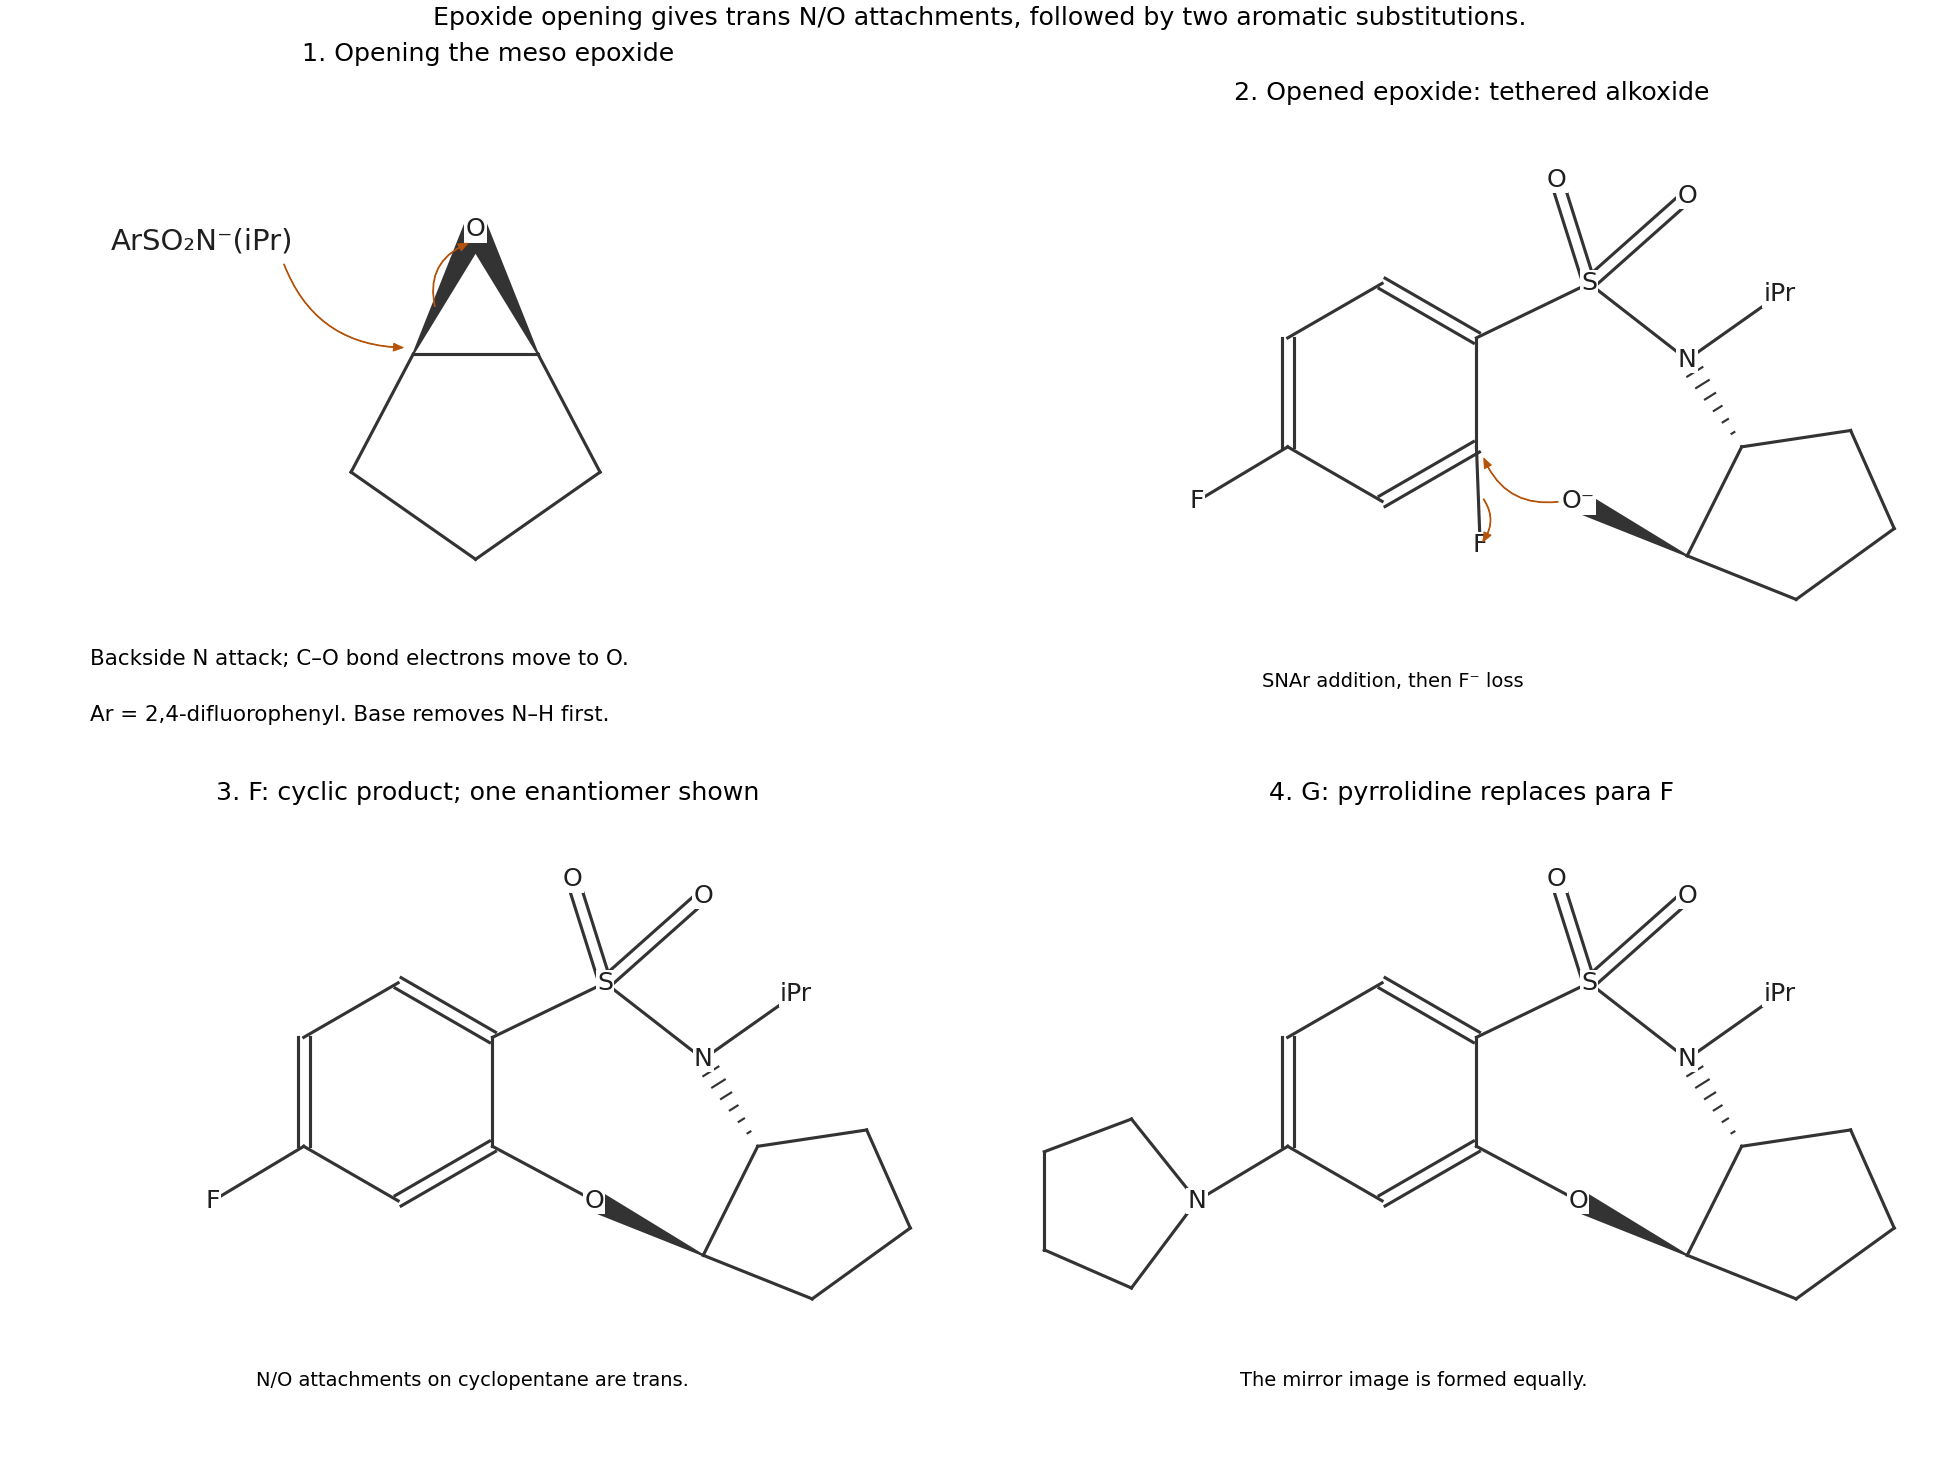

Source code (Python):
"""Original three-stage epoxide-opening/SNAr cascade; output to cwd."""
from pathlib import Path
import sys
sys.path.insert(0,str(Path(__file__).resolve().parents[2]))
import matplotlib.pyplot as plt
from tools.chemistry_diagram import *
fig,axs=plt.subplots(2,2,figsize=(14,10.5),layout='constrained',facecolor='white')
ax=axs.flat[0]
C1=(0,.3);C2=(1,.3);epoxyO=(.5,1.3)
ring(ax,[C1,C2,(1.5,-.65),(.5,-1.35),(-.5,-.65)])
wedge(ax,C1,epoxyO);wedge(ax,C2,epoxyO);atom(ax,epoxyO,'O')
atom(ax,(-1.7,1.2),'ArSO₂N⁻(iPr)',size=15)
curly(ax,(-1.05,1.05),(-.05,.35),.35)
curly(ax,(.18,.65),(.47,1.2),-.45)
ax.text(-2.6,-2.2,'Backside N attack; C–O bond electrons move to O.',fontsize=11)
ax.text(-2.6,-2.65,'Ar = 2,4-difluorophenyl. Base removes N–H first.',fontsize=11)
finish(ax,(-3,4.2),(-3,2.5),'1. Opening the meso epoxide')
for ax,stage,title in zip(list(axs.flat)[1:],[0,1,2],['2. Opened epoxide: tethered alkoxide','3. F: cyclic product; one enantiomer shown','4. G: pyrrolidine replaces para F']):
 r=[(0,1),(.866,.5),(.866,-.5),(0,-1),(-.866,-.5),(-.866,.5)];ring(ax,r,{0:2,2:2,4:2})
 S=(1.9,1);N=(2.8,.3);C1=(3.3,-.5);C2=(2.8,-1.5);O=(1.8,-1)
 bond(ax,r[1],S);atom(ax,S,'S');bond(ax,S,(1.6,1.95),2);atom(ax,(1.6,1.95),'O');bond(ax,S,(2.8,1.8),2);atom(ax,(2.8,1.8),'O');bond(ax,S,N);atom(ax,N,'N');bond(ax,N,(3.65,.9));atom(ax,(3.65,.9),'iPr')
 ring(ax,[C1,(4.3,-.35),(4.7,-1.25),(3.8,-1.9),C2]);wedge(ax,C1,N,False);wedge(ax,C2,O,True);atom(ax,O,'O⁻' if stage==0 else 'O')
 if stage:bond(ax,O,r[2])
 else:
  bond(ax,r[2],(.9,-1.4));atom(ax,(.9,-1.4),'F');curly(ax,(1.65,-1),(.92,-.57),-.4);curly(ax,(.91,-.95),(.9,-1.4),-.4);ax.text(-1.1,-2.7,'SNAr addition, then F⁻ loss',fontsize=10)
 bond(ax,r[4],(-1.7,-1))
 if stage<2:atom(ax,(-1.7,-1),'F')
 else:
  atom(ax,(-1.7,-1),'N');ring(ax,[(-1.7,-1),(-2.3,-.25),(-3.1,-.55),(-3.1,-1.45),(-2.3,-1.8)])
 if stage==1:ax.text(-1.3,-2.7,'N/O attachments on cyclopentane are trans.',fontsize=10)
 if stage==2:ax.text(-1.3,-2.7,'The mirror image is formed equally.',fontsize=10)
 finish(ax,(-3.6,5.25),(-3.05,2.5),title)
fig.suptitle('Epoxide opening gives trans N/O attachments, followed by two aromatic substitutions.',fontsize=13)
save(fig,'paper-1-epoxide-cascade.png')
